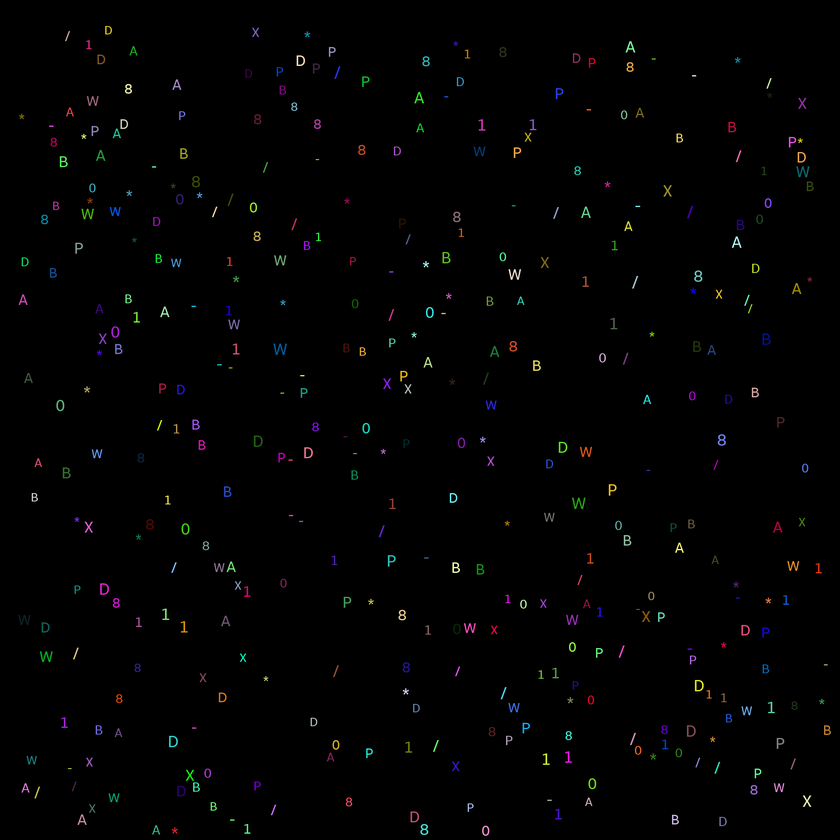
#> input picture alphabet/symbols.png, 840 x 840 px, shrunk from 2000 x 2000 before the run
$ python main.py
#> lines starting #> are read from the running program, lines starting #| are printed output that depends on the picture; after the words box and inside, x2 and y2 are one past the last pixel; in counts of white or black regions, pixels touching at a corner belong together
import numpy as np
import matplotlib.pyplot as plt
from skimage.io import imread
from skimage.measure import label, regionprops
from skimage.morphology import binary_dilation
from pathlib import Path


def count_holes(region):
    image = np.pad(region.image, pad_width=1, mode="constant", constant_values=0)
    inverted = ~image
    labeled = label(inverted)
    return np.max(labeled) - 1


def count_vlines(region):
    return np.all(region.image, axis=0).sum()


def count_lgr_vlines(region):
    x = region.image.mean(axis=0) == 1
    return np.sum(x[: len(x) // 2]) > np.sum(x[len(x) // 2 :])


def recognize(region):
    if np.all(region.image):
        return "-"
    else:
        holes = count_holes(region)
        if holes == 2:  # 8 or B
            # vlines = count_vlines(region)
            _, cx = region.centroid_local
            cx /= region.image.shape[1]
            if cx < 0.44:
                return "B"
            return "8"
        elif holes == 1:  # A, 0
            cy, cx = region.centroid_local
            cx /= region.image.shape[1]
            cy /= region.image.shape[0]

            # Нахождение D и P
            if count_lgr_vlines(region):
                if cx > 0.4 or cy > 0.4:
                    return "D"
                else:
                    return "P"

            if abs(cx - cy) < 0.04:
                return "0"
            return "A"
        else:  # 1, *, /, X, W
            if count_vlines(region) >= 3:
                return "1"
            else:
                if region.eccentricity <= 0.4:
                    return "*"
                inv_image = ~region.image
                inv_image = binary_dilation(inv_image, np.ones((2, 2)))
                labeled = label(inv_image)
                match np.max(labeled):
                    case 2:
                        return "/"
                    case 4:
                        return "X"
                    case _:
                        return "W"
    return "#"


path = Path(__file__).parent
image = imread(path / "symbols.png")[..., :3]
#> image is the input picture: shape (840, 840, 3); mean R, G, B 2, 2, 2

gray = image.mean(axis=2)
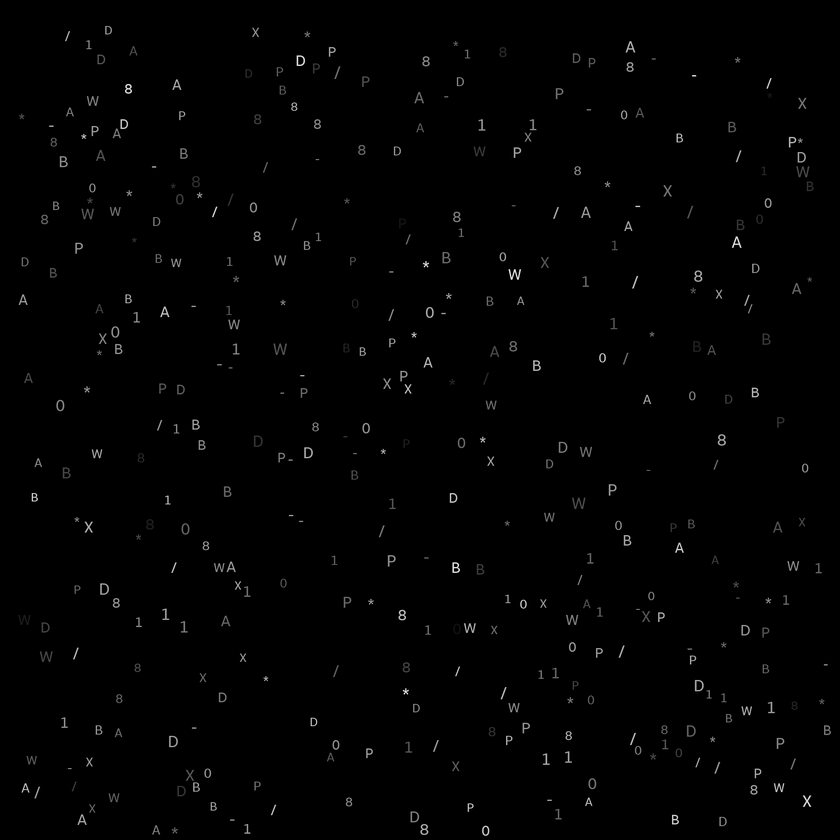
#> gray: shape (840, 840) float64; min 0, max 252, mean 2
binary = gray > 0
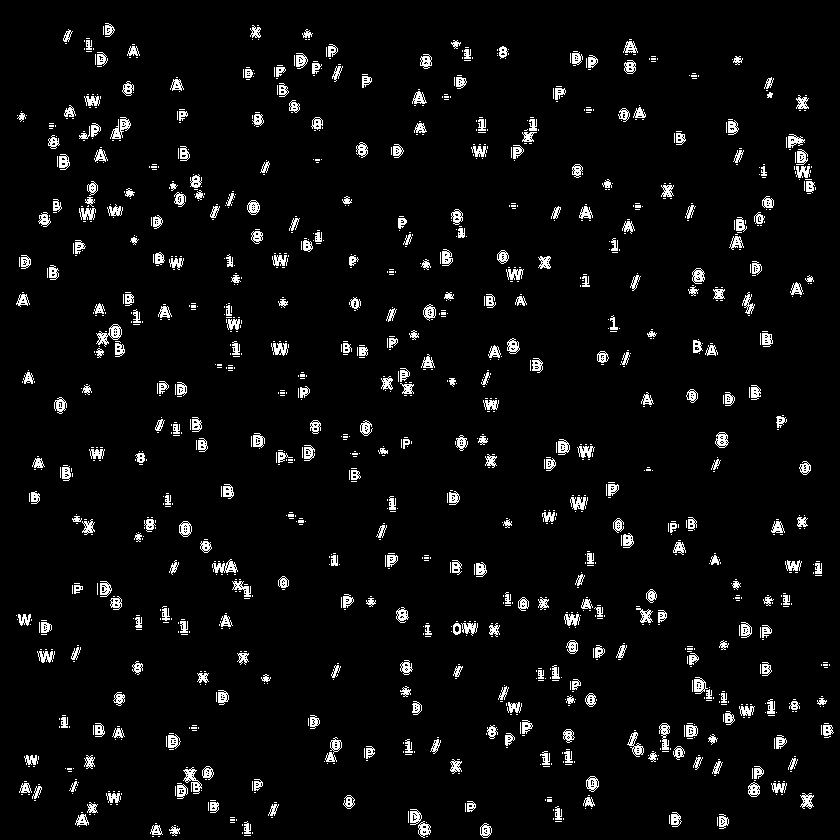
#> binary: shape (840, 840) bool; 4.6% white in thin lines or dots
labeled = label(binary)
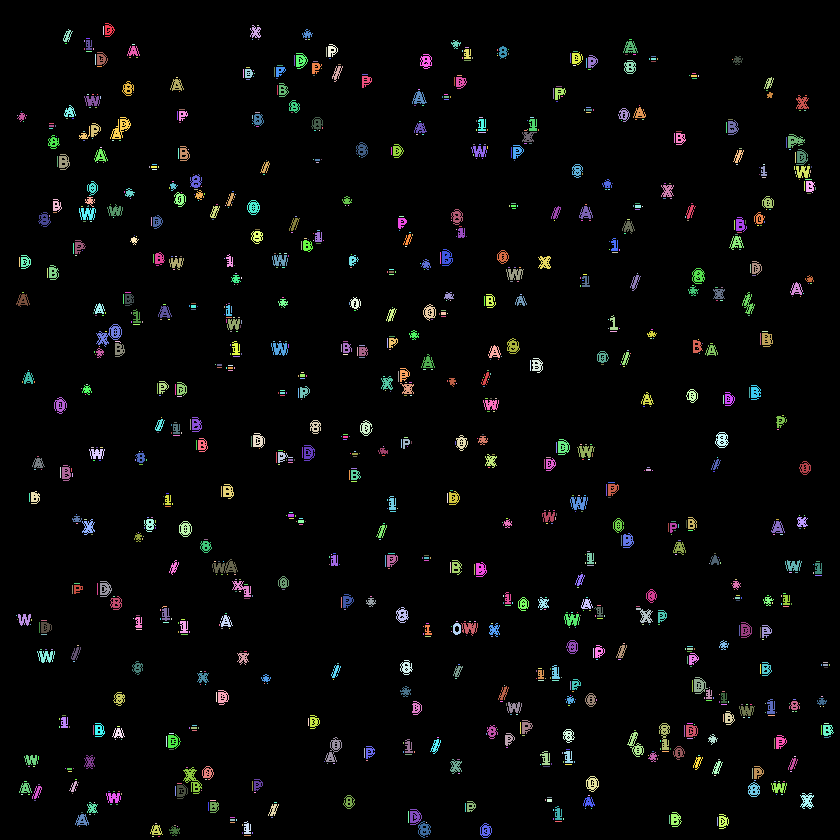
#> labeled: shape (840, 840) int32; 1355 distinct labels, from 0 to 1354; one colour per label, 0 black
regions = regionprops(labeled)
#> regions = 1354 regions; largest, box (x1, y1, x2, y2) and area: (96, 324, 122, 347) 225, (183, 767, 202, 794) 197, (110, 117, 131, 139) 195, (212, 559, 238, 573) 185, (325, 737, 342, 762) 168

result = {}
out_path = Path(__file__).parent / "out"
out_path.mkdir(exist_ok=True)
plt.figure()
for i, region in enumerate(regions):
    print(f"{i + 1}/{len(regions)}")
    symbol = recognize(region)
    if symbol not in result:
        result[symbol] = 0
    result[symbol] += 1
    plt.cla()
    plt.title(symbol)
    plt.imshow(region.image)
#> (the run stopped early here; a loop or call above may not have finished)
